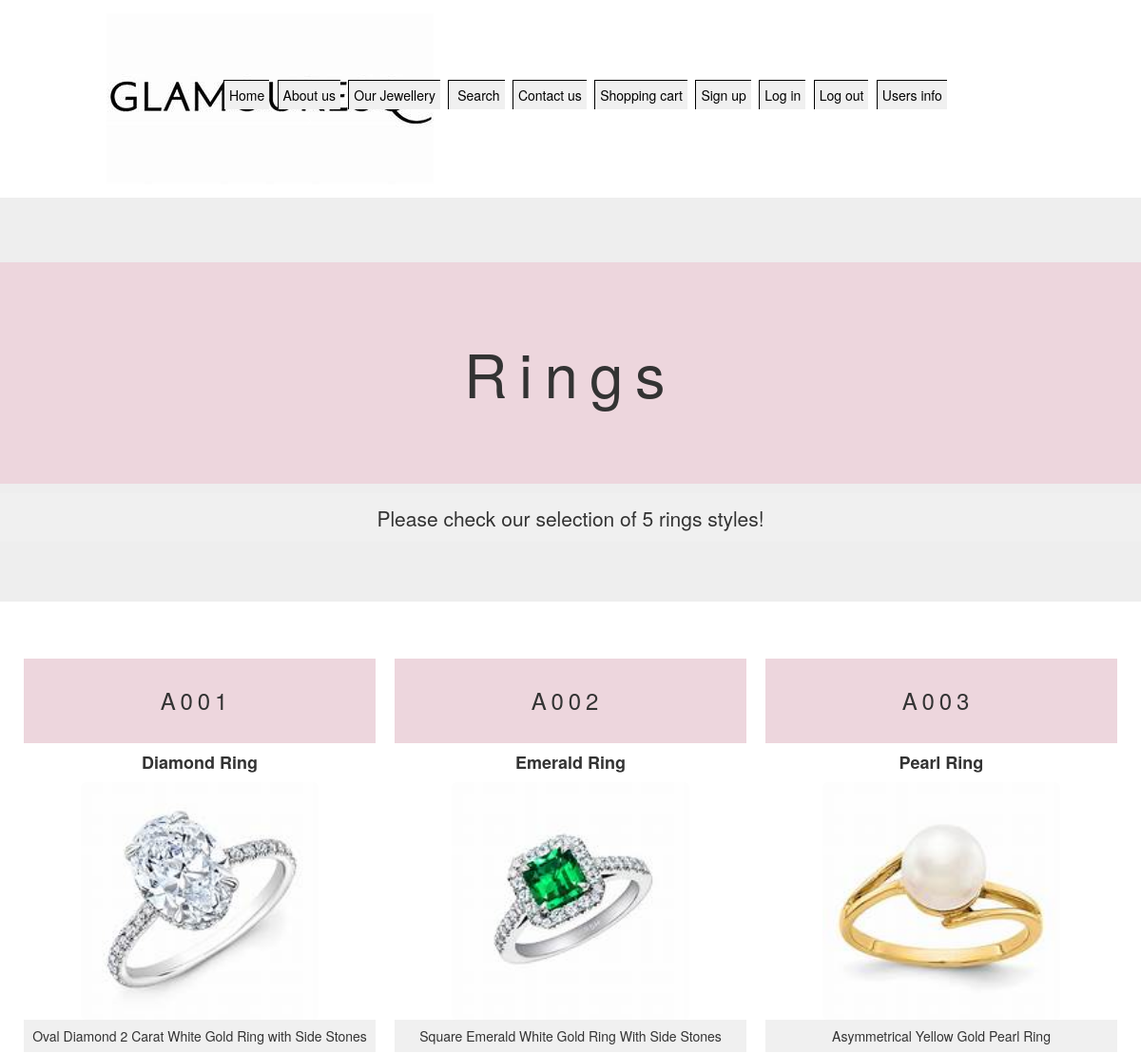
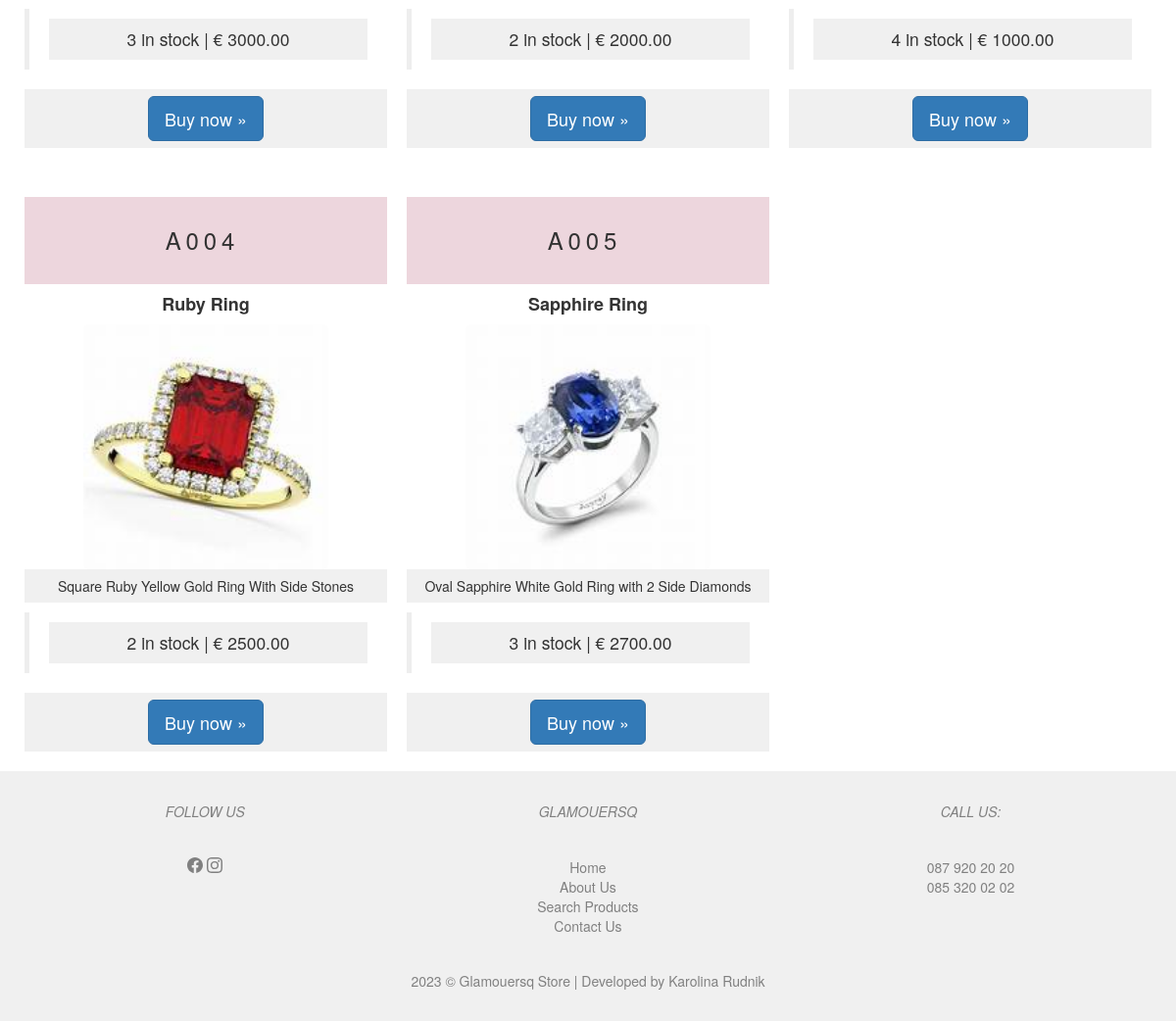
/rings.php, run on the app's committed database (2 pictures, top to bottom).
### tables this page shows
CREATE TABLE `products` (
  `itemCode` varchar(10) NOT NULL,
  `itemName` varchar(25) NOT NULL,
  `description` varchar(255) NOT NULL,
  `category` enum('RINGS','BRACELETS','NECKLACES','EARRINGS') NOT NULL,
  `qtyOnHand` int(11) NOT NULL DEFAULT 0,
  `price` decimal(10,2) UNSIGNED NOT NULL DEFAULT 0.00,
  `photo` varchar(50) NOT NULL
);

### public/lib/functions.php (called while the page is built, shortened)
<?php
function get_products_rings(){
    $config = require 'config.php';
    $pdo = new PDO(
        $config['database_dsn'],
        $config['database_user'],
        $config['database_pass']
    );
    $result = $pdo->query('SELECT * FROM products WHERE category=1');
    $products = $result->fetchAll();
    return $products;
}

### public/rings.php (the view, shortened to what this page needs)
<?php require_once '../templates/header.php';
require 'lib/functions.php';
$products = get_products_rings();
$productsCount = count($products);
?>
    <head>
        <link rel="stylesheet" href="https://maxcdn.bootstrapcdn.com/bootstrap/3.4.1/css/bootstrap.min.css">
    </head>
    <div class="jumbotron text-center">
        <h1>Rings</h1>
        <p>Please check our selection of <?php echo $productsCount ?> rings styles!</p>
    </div>
    <div class="container text-center">
        <div class="row">
            <?php  foreach ($products as $row) {?>
                <div class="col-sm-4">
                    <h3><?php echo $row['itemCode']; ?></h3>
                    <h4><b><?php echo $row['itemName'];?></b></h4>
                    <img src="/sites/GlamouresqOnlineStore/public/img/<?php echo $row['photo']; ?>" class="img-rounded" height="250" width="250">
                    <p><?php echo $row['description']; ?></p>
                    <blockquote class="details">
                        <p>
                            <?php
                            if (!array_key_exists('qtyOnHand', $row) || $row['qtyOnHand'] == '') {
                                echo 'Unknown';
                            } elseif ($row['qtyOnHand'] == 'hidden') {
                                echo '(contact us for details)';
                            } else {
                                echo $row['qtyOnHand'];echo " in stock |";
                            }
                            ?>
                            &euro; <?php echo $row['price']; ?>
                        </p>
                    </blockquote>
                    <p><a class="btn btn-primary btn-lg">Buy now &raquo;</a></p>
                </div>
            <?php } ?>
        </div>
    </div>
<?php require_once '../templates/footer.php';?>

### public/css/root.css (style rules this page uses)
html { box-sizing:border-box; }
* { box-sizing:border-box; box-sizing:inherit; }

### public/css/basic.css (style rules this page uses)
h1 { background-color: #edd6dd; color:black; text-align: center; padding: 1.3em; clear:both; letter-spacing: .2em; margin: 0; }
h3 { background-color: #edd6dd; color:black; text-align: center; padding: 1.3em; clear:both; text-transform:uppercase; letter-spacing: .2em; padding-left: 1em; margin: 0; }
p { background-color:#f0f0f0; padding: 0.5em; margin: 0; }

### public/rings.php (style rules this page uses)
.col-sm-4 { padding: 10px; }

### templates/footer.php (style rules this page uses)
* { box-sizing: border-box; }

### data on the page
products: itemCode "A001", itemName "Diamond Ring", photo (picture), description "Oval Diamond 2 Carat White Gold Ring with Side Stones", qtyOnHand "3", price "3000.00"
products: itemCode "A002", itemName "Emerald Ring", photo (picture), description "Square Emerald White Gold Ring With Side Stones", qtyOnHand "2", price "2000.00"
products: itemCode "A003", itemName "Pearl Ring", photo (picture), description "Asymmetrical Yellow Gold Pearl Ring", qtyOnHand "4", price "1000.00"
products: itemCode "A004", itemName "Ruby Ring", photo (picture), description "Square Ruby Yellow Gold Ring With Side Stones", qtyOnHand "2", price "2500.00"
products: itemCode "A005", itemName "Sapphire Ring", photo (picture), description "Oval Sapphire White Gold Ring with 2 Side Diamonds", qtyOnHand "3", price "2700.00"

### other printed values
$productsCount "5"
